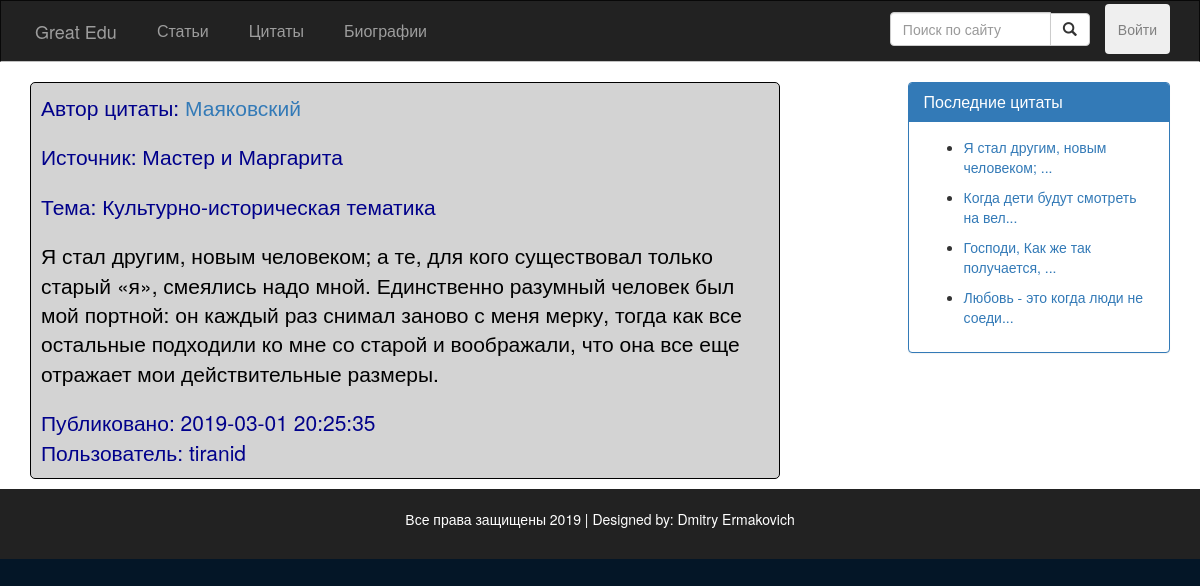
Screenshot of /src/public_routes/Quotes/Quote.php?id=4 with the database file from the repository.
### src/Include/dbFunctions.php (called while the page is built, shortened)
<?php
require_once 'DatabaseLoad.php';
function doSQLQuery($query)
{
  global $con2;
  try {
    $exec = mysqli_query($con2, $query) or die(mysqli_error($con2));
    if ($exec) {
      return $exec;
    }
  } catch (Exception $e) {
    echo $e->getMessage();
  }
  return false;
}
function execQueryToArray($query)
{
  global $con2;
  $exec = doSQLQuery($query) or die(mysqli_error($con2));
  if ($exec) {
    $arr = [];
    if (mysqli_num_rows($exec) > 0) {
      while ($post = mysqli_fetch_assoc($exec)) {
        array_push($arr, $post);
      }
    }
    return $arr;
  }
  return null;
}
function getUserById($id)
{
  $query = "SELECT * FROM Пользователи WHERE id = $id";
  $resultArray = execQueryToArray($query);
  $author = $resultArray[0];
  return $author;
}
function getSourceById($id) {
  $query = "SELECT название FROM Произведения WHERE id = '$id'";
  $exec = doSQLQuery($query);
  if ($res = mysqli_fetch_assoc($exec)) {
    return $res['название'];
  }
  return null;
}
function getThemeById($id) {
  $query = "SELECT название FROM Темы_произведений WHERE id = '$id'";
  $exec = doSQLQuery($query);
  if ($res = mysqli_fetch_assoc($exec)) {
    return $res['название'];
  }
  return null;
}

### src/utils/Quotes/quote_c.php (the view, shortened to what this page needs)
<?php
function getQuoteAuthor($id) {
  $query = "SELECT * FROM Авторы WHERE id = $id";
  $exec = doSQLQuery($query);
  if ($post = mysqli_fetch_assoc($exec)) {
    return $post;
  }
  return null;
}
function fillQuoteData() {
  global $con2;
  $query = "SELECT * FROM Цитаты WHERE id = '$_GET[id]'	";
  $exec = doSQLQuery($query) or die(mysqli_error($con2));
  if ($exec) {
    if (mysqli_num_rows($exec) > 0) {
      if ($post = mysqli_fetch_assoc($exec)) {
        $post_date = $post['дата_публикации'];
        $post_source = getSourceById($post['источник']);
        $post_theme = getThemeById($post['тема']);
        $quote_auth_id = $post['автор'] ;
        $authorObj = getQuoteAuthor($quote_auth_id);
        $post_quote_author = $authorObj['фамилия'];
        $author_id = $post['автор_публикации'];
        $author_obj = getUserById($author_id);
        $post_author = $author_obj['никнейм'];
        $text = $post['текст'];
        $post_content = $text;
        ?>
        <div class="post" style="border: black solid 1px; border-radius: 5px; background-color: lightgrey;" >
        <div style="display: flex; justify-content: space-between;">
          <div class="post-info">
            <p class="lead" style="color: darkblue;">
              Автор цитаты:
              <a href="/Bio.php?id=<?php echo $author_id?>">
                <?php echo htmlentities($post_quote_author); ?>
              </a>
            </p>
          </div>
      </div>
          <div class="post-info">
            <p class="lead" style="color: darkblue;">
              <?php
              if (!is_null($post_source)) {
                echo 'Источник: ' . htmlentities($post_source);
              }
              ?>
            </p>
            <p class="lead" style="color: darkblue;">
              <?php
              if (!is_null($post_source)) {
                echo 'Тема: ' . htmlentities($post_theme);
              }
              ?>
            </p>
          </div>
          <div class="post-content" style="color: black;">
            <p class="lead"><?php echo nl2br($post_content); ?></p>
          </div>
          <div style="display: flex; justify-content: space-between;">
            <div class="post-info">
              <p class="lead" style="color: darkblue; margin-bottom: 1px;">
                Публиковано: <?php echo htmlentities($post_date); ?> <br> Пользователь: <?php echo htmlentities($post_author);
                ?>
              </p>
            </div>
          </div>
        </div>
  <?php
  }
  } else {
    echo "<span class='lead'>Ошибка: нет цитаты с таким id<span>";
    }
  } else {
    echo "<span class='lead'>Ошибка сервера<span>";
  }
}
      ?>
<?php
function fillQuoteReferences()
{
  $sql = "SELECT * FROM Цитаты ORDER BY дата_публикации DESC LIMIT 5 ";
  $exec = doSQLQuery($sql);
  while ($recentPost = mysqli_fetch_assoc($exec)) {
    $postID = $recentPost['id'];
    $text = $recentPost['текст'];
    if (mb_strlen($text) > 32) {
      $text = mb_substr($text, 0, 32, "utf-8") . '...';
    }
    ?>
    <nav>
      <ul>
        <li><a href="Quote.php?id=<?php echo $postID; ?>">
            <?php echo $text ?>
          </a></li>
      </ul>
    </nav>
  <?php
  }
}
?>

### src/public_routes/Assets/style.css (style rules this page uses)
body { background: #041627; overflow-x: hidden; }
.post-info { color: rgb(15, 34, 206); }
.post { padding: 10px; margin-bottom: 10px; }

### rows the page displays
авторы: фамилия "Маяковский"
цитаты: источник.название "Мастер и Маргарита", тема.название "Культурно-историческая тематика", текст "Я стал другим, новым человеком; а те, для кого существовал только старый «я», смеялись надо мной. Единственно разумный человек был мой портной: он каждый раз снимал заново с меня мерку, тогда как все остальные подходили ко мне со старой и воображали, что она все еще отражает мои действительные размеры.", дата_публикации "2019-03-01 20:25:35", текст "Я стал другим, новым человеком; ..."
пользователи: никнейм "tiranid"
цитаты: текст "Когда дети будут смотреть на вел..."
цитаты: текст "Господи, Как же так получается, ..."
цитаты: текст "Любовь - это когда люди не соеди..."
